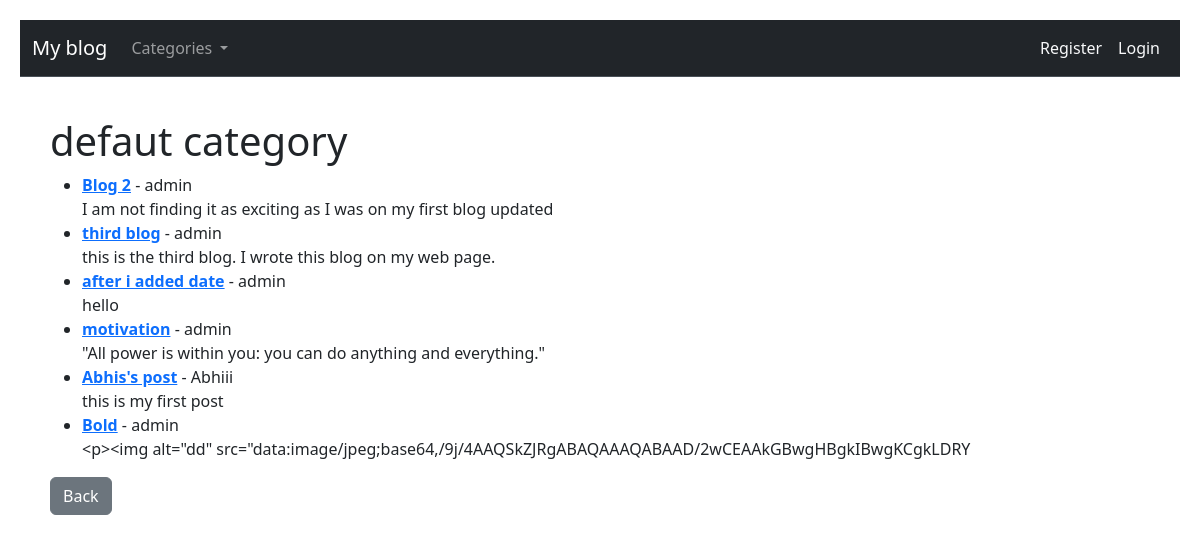
Before: /category/defaut-category with the older database file.
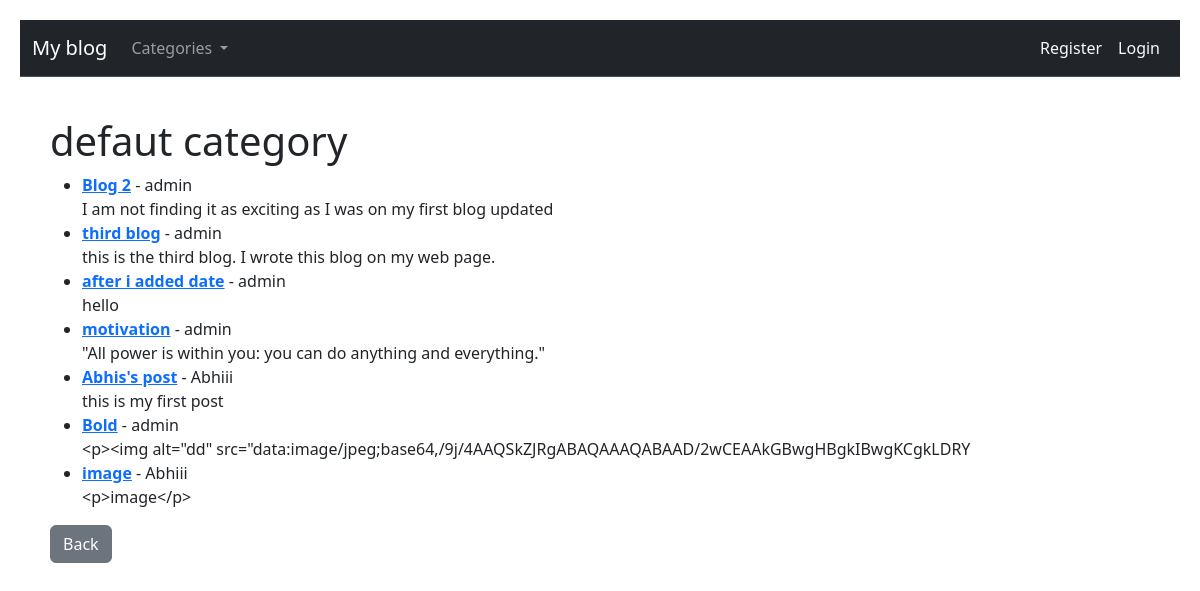
After: the same page with the newer database file.
### theblog/models.py (models this page shows, shortened)
class Post(models.Model):
    title = models.CharField(max_length=255)
    header_image = models.ImageField(null=True,blank=True,upload_to="images/")
    author = models.ForeignKey(User, on_delete=models.CASCADE)
    category = models.CharField(max_length=255,default="defaut category")
    body = RichTextField(blank=True,null=True)
    snippet = models.CharField(max_length=255,default="this is default snippet")
    post_date = models.DateTimeField(auto_now_add=True)
    likes = models.ManyToManyField(User,related_name='blog_posts')

### theblog/views.py (the view)
# urls.py: path('category/<str:cat>',CategoryView,name ="category"),
def CategoryView(request,cat):
    category_post = Post.objects.filter(category=cat.replace('-',' '))
    cat_menu = Category.objects.all()
    return render(request,'categories.html',{'cat':cat.replace('-',' '),'category_post':category_post,'cat_menu':cat_menu})

### theblog/models.py (called while the page is built)
    def __str__(self):
        return self.name

### theblog/templates/categories.html (shortened to what this page needs)
{% extends "base.html" %}
{%block content%}
{%if category_post%}
<h1>{{cat}}</h1>
<ul>
    {% for post in category_post %}
    <li>
        <strong><a href="{% url 'article-detail' post.pk %}">{{ post.title }}</a></strong> - {{ post.author.username }}
        <br>
        {{post.body|slice:":100"}}
    </li>
    {% endfor %}
</ul>
{%else%}
<h3>this page does not exists</h3>
{%endif%}
<a href="{% url 'home' %}"class="btn btn-secondary">Back</a>
{%endblock content%}

Changed rows visible on the page:
added Post: title "image", author.username "Abhiii", body "<p>image</p>"
